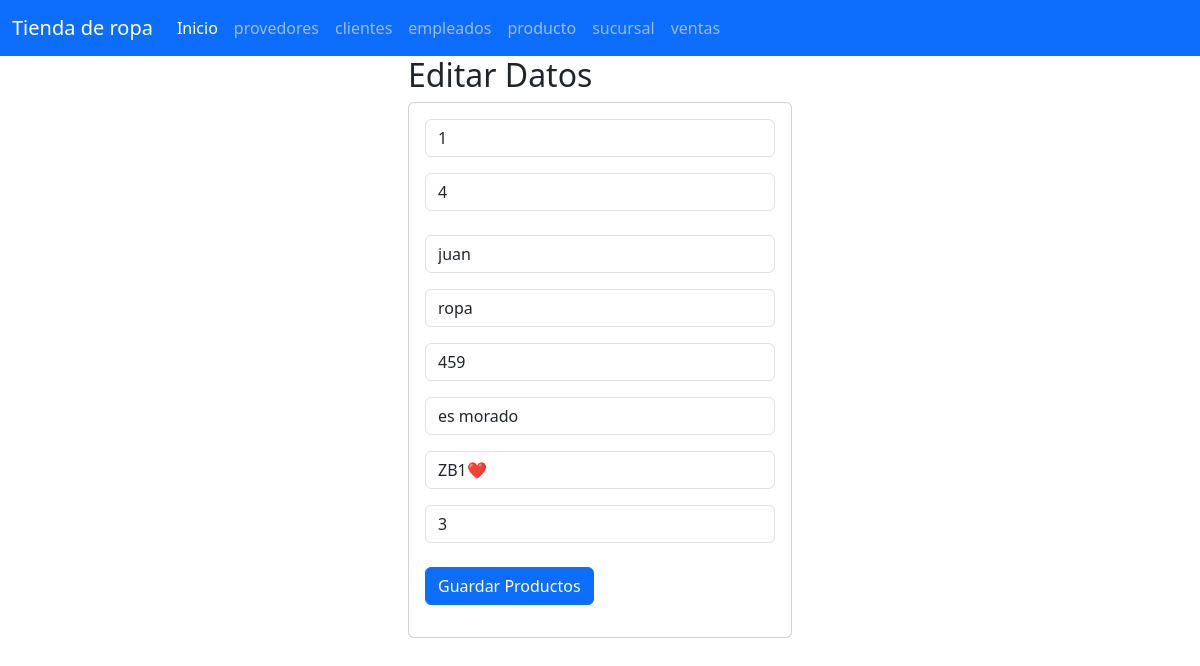
Page /seleccionarproductos/1 on the committed database.
### producto_app/models.py (models this page shows, shortened)
class Producto(models.Model):
    id=models.PositiveSmallIntegerField(primary_key=True)
    idprovedor=models.CharField(max_length=50)
    nombre=models.CharField(max_length=50)
    categoria=models.CharField(max_length=15)
    precio=models.CharField(max_length=50)
    descripcion=models.CharField(max_length=25)
    marca=models.CharField(max_length=100)
    idsucursal=models.CharField(max_length=50)

### producto_app/views.py (the view)
# urls.py: path("seleccionarproductos/<id>",views.seleccionarproductos,name="seleccionarproductos"),
def seleccionarproductos(request,id):
    productos=Producto.objects.get(id=id)
    return render(request,"editarproductos.html",{"misproductos":productos})

### producto_app/templates/editarproductos.html
{% extends "base.html" %}
{% block cuerpo %}
<div class="row">
    <div class="col-md-4 offset-md-4">
        <h2>Editar Datos</h2>
        <div class="card">
            <div class="card-body">
                <form action="/editarproductos/" method="POST"> {% csrf_token %}
                    <div class="form-group">
                        <input type="text" id="txtid" name="txtid" class="form-control" placeholder="id Producto" minlength="1" maxlength="6" value="{{ misproductos.id }}"  readonly required>
                    </div>
                    <div class="form-group py-3">
                        <input type="number" id="txtidprovedor" name="txtidprovedor" class="form-control" placeholder="id del provedor"  maxlength="50" value="{{ misproductos.idprovedor }}" required>
                    </div>
                    <div class="form-group py-2">
                        <input type="text" id="txtnombre" name="txtnombre" class="form-control" placeholder="Nombre del producto"  maxlength="15" value="{{ misproductos.nombre }}" required>
                    </div>
                    <div class="form-group py-2">
                        <input type="text" id="skzcategoria" name="skzcategoria" class="form-control" placeholder="Categoria del producto"  maxlength="50" value="{{ misproductos.categoria }}" required>
                    </div>
                    <div class="form-group py-2">
                        <input type="number" id="skzprecio" name="skzprecio" class="form-control" placeholder="Precio del producto"  maxlength="25" value="{{ misproductos.precio }}" required>
                    </div>
                    <div class="form-group py-2">
                        <input type="text" id="skzdescripcion" name="skzdescripcion" class="form-control" placeholder="Descripcion del producto"  maxlength="100" value="{{misproductos.descripcion }}" required>
                    </div>
                    <div class="form-group py-2">
                        <input type="text" id="skzmarca" name="skzmarca" class="form-control" placeholder="Marca del producto"  maxlength="50" value="{{ misproductos.marca }}" required>
                    </div>
                    <div class="form-group py-2">
                        <input type="number" id="skzidsucursal" name="skzidsucursal" class="form-control" placeholder="id de la Sucursal"  maxlength="50" value="{{ misproductos.idsucursal }}" required>
                    </div>
                    <div class="form-group py-2">
                        <div class="form-group py-2">
                            <button type="submit" class="btn btn-primary">Guardar Productos</button>
                    </div>
                    </div>
                </form>
                </div>
            </div>
    </div>
</div>
{% endblock %}

### rows in the picture
Producto: txtid "1", txtidprovedor "4", txtnombre "juan", skzcategoria "ropa", skzprecio "459", skzdescripcion "es morado", skzmarca "ZB1❤️", skzidsucursal "3"
